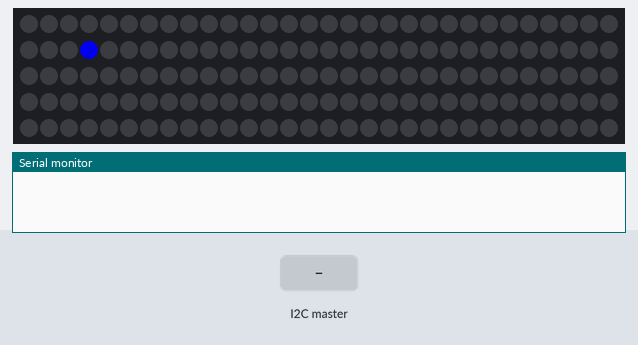
Bench run of a sketch on a simulated Arduino Uno, built with avr-gcc and run on an emulated ATmega328P. Parts: 150 RGB LEDs in strip order, left to right, continuing on the next row, the last lines printed to the serial monitor. Inputs (shaded band) come from the test bench. Dim RGB values are drawn brighter than linear.

Above: at 1.2 s.
1.3 s: the I2C master sends the byte 1
At 5.55 s:
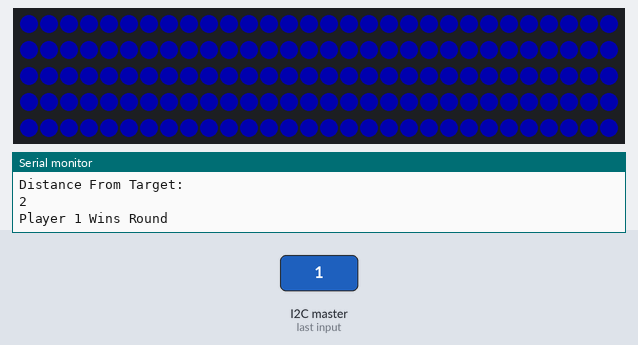
At 10.24 s:
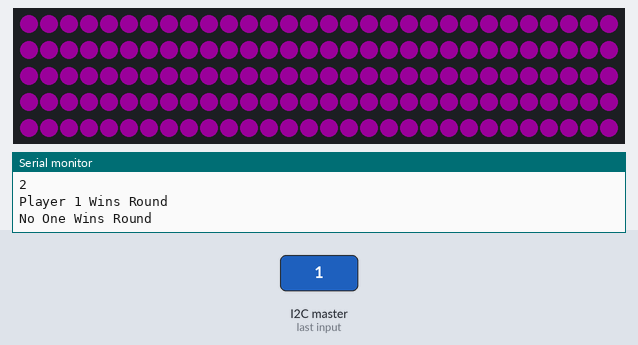
Timing chart, 0 to 11.7 s (numbered marks = the images above; inputs shaded):
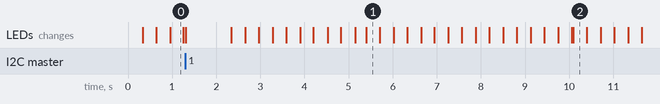

The sketch:

slave.ino
```cpp
//James Rossano
//4-13-2023
//Arduino Slave Code

#include <FastLED.h>

#include <Wire.h>
#define WIRE_ADDR 9 //pin that the two boards are connected to
#define ANSWERSIZE 5

#define LED_PIN 11 //pin that the LED strip is connected to
#define NUM_LEDS 150 //total number of LEDs on strip

int LEDcount = 2; //current LED index
bool isRunning = true;
String userIn;

int target1 = 44; //where button 1 is centered at
int target2 = 91; //where button 2 is centered at

bool player1Press = false; //determines whether player 1 has already pressed button
bool player1Turn = true; //determines whether its player 1 turn
bool player2Press = false; //determines whether player 2 has already pressed button
bool player2Turn = false; //determines whether its player 2 turn

int turnSwitch = 74; //LED that designated turn switching from player 1 to player 2

int redV = 0;
int blueV = 255;

int totalScore1 = 0;
int totalScore2 = 0;
int player1Wins = 0;
int player2Wins = 0;

int curRev = 0; //revolution that the game is on
int revolutions = 5; //max number of revolutions/rounds in the game

int revSpeed = 23; //speed of light moving (lower is faster)

CRGB leds[NUM_LEDS];

void setup() {
  FastLED.addLeds<WS2812, LED_PIN, GRB>(leds, NUM_LEDS);
  FastLED.setMaxPowerInVoltsAndMilliamps(5, 500);
  FastLED.clear();
  FastLED.show();

  Wire.begin(WIRE_ADDR);
  Wire.onReceive(receiveEvent);

  Serial.begin(9600);
}

void receiveEvent() { //runs when button is pressed
  while (0 < Wire.available()) {
    byte x = Wire.read(); //reads the LED position

    //Serial.println(x);
    if(int(x) == 1 && player1Turn == true){
      isRunning = false; //stops the LEDs from continuing normal loop
      player1Press = true;

    } else if(int(x) == 2 && player2Turn == true){
      isRunning = false; //stops the LEDs from continuing normal loop
      player2Press = true;

    } else{
      //Serial.println("invalid input");
    }
  }
}


void loop() {
  if(curRev < revolutions){
    if(isRunning == true){ //runs while it hasn't gone over max revolutions and runs while button hasnt been pressed
      leds[LEDcount] = CRGB(redV, 0, blueV);
      leds[LEDcount-1] = CRGB(0, 0, 0);
      LEDcount++;
      FastLED.setBrightness(200);
      FastLED.show();
    } else{

      if(player1Press == true && player1Turn == true){ //displays score of player 1 press and doesnt let them press button again
        totalScore1 = abs(LEDcount - target1);
        Serial.println("Distance From Target:");
        Serial.println(totalScore1);
        player1Turn = false;
      }

      if(player2Press == true && player2Turn == true){ //displays score of player 2 press and doesnt let them press button again
        totalScore2 = abs(LEDcount - target2);
        Serial.println("Distance From Target:");
        Serial.println(totalScore2);
        player2Turn = false;
      }

      delay(1000); //briefly pauses the LEDs when the button is pressed
      isRunning = true; //sets the LEDs to start moving again

    }

    if(LEDcount >= NUM_LEDS){ //resets when LED reaches end of strip

      if(player1Press == true){
        if(player2Press == true){
          if(totalScore1 < totalScore2){
            Serial.println("Player 1 Wins Round");
            player1Wins+=1;
            fill_solid(leds, NUM_LEDS, CRGB::Blue);
            FastLED.setBrightness(200);
            FastLED.show();
            delay(300);
          } else if(totalScore2 < totalScore1){
            Serial.println("Player 2 Wins Round");
            player2Wins+=1;
            fill_solid(leds, NUM_LEDS, CRGB::Red);
            FastLED.setBrightness(200);
            FastLED.show();
            delay(300);
          } else{
            Serial.println("Round is a tie");
            fill_solid(leds, NUM_LEDS, CRGB::Purple);
            FastLED.setBrightness(200);
            FastLED.show();
            delay(300);
          }
        } else{
          Serial.println("Player 1 Wins Round");
          player1Wins+=1;
          fill_solid(leds, NUM_LEDS, CRGB::Blue);
          FastLED.setBrightness(200);
          FastLED.show();
          delay(300);
        }
      } else if(player2Press == true){
        Serial.println("Player 2 Wins Round");
        player2Wins+=1;
        fill_solid(leds, NUM_LEDS, CRGB::Red);
        FastLED.setBrightness(200);
        FastLED.show();
        delay(300);
      } else{
        Serial.println("No One Wins Round");
        fill_solid(leds, NUM_LEDS, CRGB::Purple);
        FastLED.setBrightness(200);
        FastLED.show();
        delay(300);
      }

      FastLED.clear();
      FastLED.show();

      player2Turn = false;
      player1Turn = true;
      player1Press = false;
      player2Press = false;
      totalScore1 = 0;
      totalScore2 = 0;

      blueV = 255;
      redV = 0;

      LEDcount = 2;
      curRev += 1;

    }

    if(LEDcount == turnSwitch){ //switches from player 1 turn to player 2 turn
      player2Turn = true;
      player1Turn = false;
      redV = 255;
      blueV = 0;
    }

    delay(revSpeed);
  }

  if(curRev >= revolutions){
    if(curRev != 100){
      Serial.println("Game Is Over");
      if(player1Wins > player2Wins){
        Serial.println("Players 1 Wins");
        fill_solid(leds, NUM_LEDS, CRGB::Blue);
        FastLED.setBrightness(200);
        FastLED.show();
      } else if(player2Wins > player1Wins){
        Serial.println("Players 2 Wins");
        fill_solid(leds, NUM_LEDS, CRGB::Red);
        FastLED.setBrightness(200);
        FastLED.show();
      } else{
        Serial.println("Players Tie");
        fill_solid(leds, NUM_LEDS, CRGB::Purple);
        FastLED.setBrightness(200);
        FastLED.show();
      }
    }
    curRev = 100;
    while (Serial.available() == 0){
      //Wait for user input
    }
    userIn = Serial.readString();
    Serial.println(userIn);
    if(userIn == "n\n"){
      curRev = 0;
      totalScore1 = 0;
      totalScore2 = 0;
      player1Wins = 0;
      player2Wins = 0;
      isRunning = true;
      LEDcount = 2;
      player1Press = false;
      player1Turn = true;
      player2Press = false;
      player2Turn = false;
      FastLED.clear();
      FastLED.show();
    }
  }
}
```
